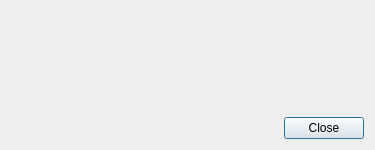
<?xml version="1.0" encoding="UTF-8"?>
<ui version="4.0">
 <class>Dialog</class>
 <widget class="QDialog" name="Dialog">
  <property name="windowModality">
   <enum>Qt::ApplicationModal</enum>
  </property>
  <property name="geometry">
   <rect>
    <x>0</x>
    <y>0</y>
    <width>375</width>
    <height>150</height>
   </rect>
  </property>
  <property name="windowTitle">
   <string>Error</string>
  </property>
  <property name="windowIcon">
   <iconset resource="../lib/lib.qrc">
    <normaloff>:/dmmsnoop/images/16x16/error.png</normaloff>:/dmmsnoop/images/16x16/error.png</iconset>
  </property>
  <property name="modal">
   <bool>true</bool>
  </property>
  <layout class="QVBoxLayout" stretch="1,0">
   <item>
    <layout class="QHBoxLayout" stretch="0,1">
     <item>
      <widget class="QLabel" name="label">
       <property name="sizePolicy">
        <sizepolicy hsizetype="Minimum" vsizetype="Minimum">
         <horstretch>0</horstretch>
         <verstretch>0</verstretch>
        </sizepolicy>
       </property>
       <property name="minimumSize">
        <size>
         <width>32</width>
         <height>32</height>
        </size>
       </property>
       <property name="text">
        <string/>
       </property>
       <property name="pixmap">
        <pixmap resource="../lib/lib.qrc">:/dmmsnoop/images/32x32/error.png</pixmap>
       </property>
       <property name="alignment">
        <set>Qt::AlignLeading|Qt::AlignLeft|Qt::AlignTop</set>
       </property>
      </widget>
     </item>
     <item>
      <widget class="QLabel" name="message">
       <property name="text">
        <string/>
       </property>
       <property name="alignment">
        <set>Qt::AlignLeading|Qt::AlignLeft|Qt::AlignTop</set>
       </property>
       <property name="wordWrap">
        <bool>true</bool>
       </property>
      </widget>
     </item>
    </layout>
   </item>
   <item>
    <layout class="QHBoxLayout" stretch="1,0">
     <item>
      <spacer>
       <property name="orientation">
        <enum>Qt::Horizontal</enum>
       </property>
       <property name="sizeHint" stdset="0">
        <size>
         <width>0</width>
         <height>0</height>
        </size>
       </property>
      </spacer>
     </item>
     <item>
      <widget class="QPushButton" name="closeButton">
       <property name="text">
        <string>Close</string>
       </property>
       <property name="icon">
        <iconset resource="../lib/lib.qrc">
         <normaloff>:/dmmsnoop/images/16x16/close.png</normaloff>:/dmmsnoop/images/16x16/close.png</iconset>
       </property>
      </widget>
     </item>
    </layout>
   </item>
  </layout>
 </widget>
 <resources>
  <include location="resources.qrc"/>
 </resources>
 <connections/>
</ui>
